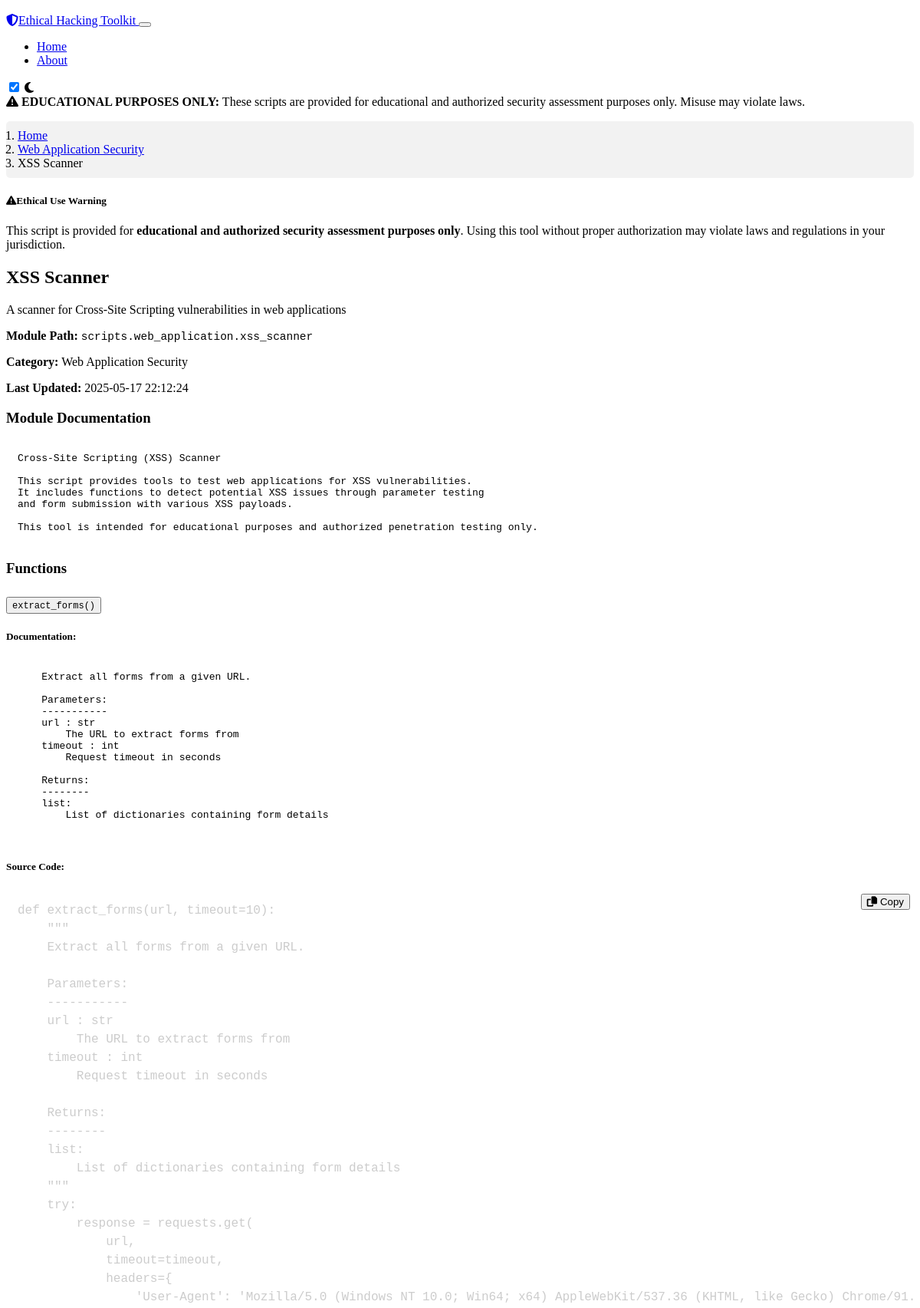
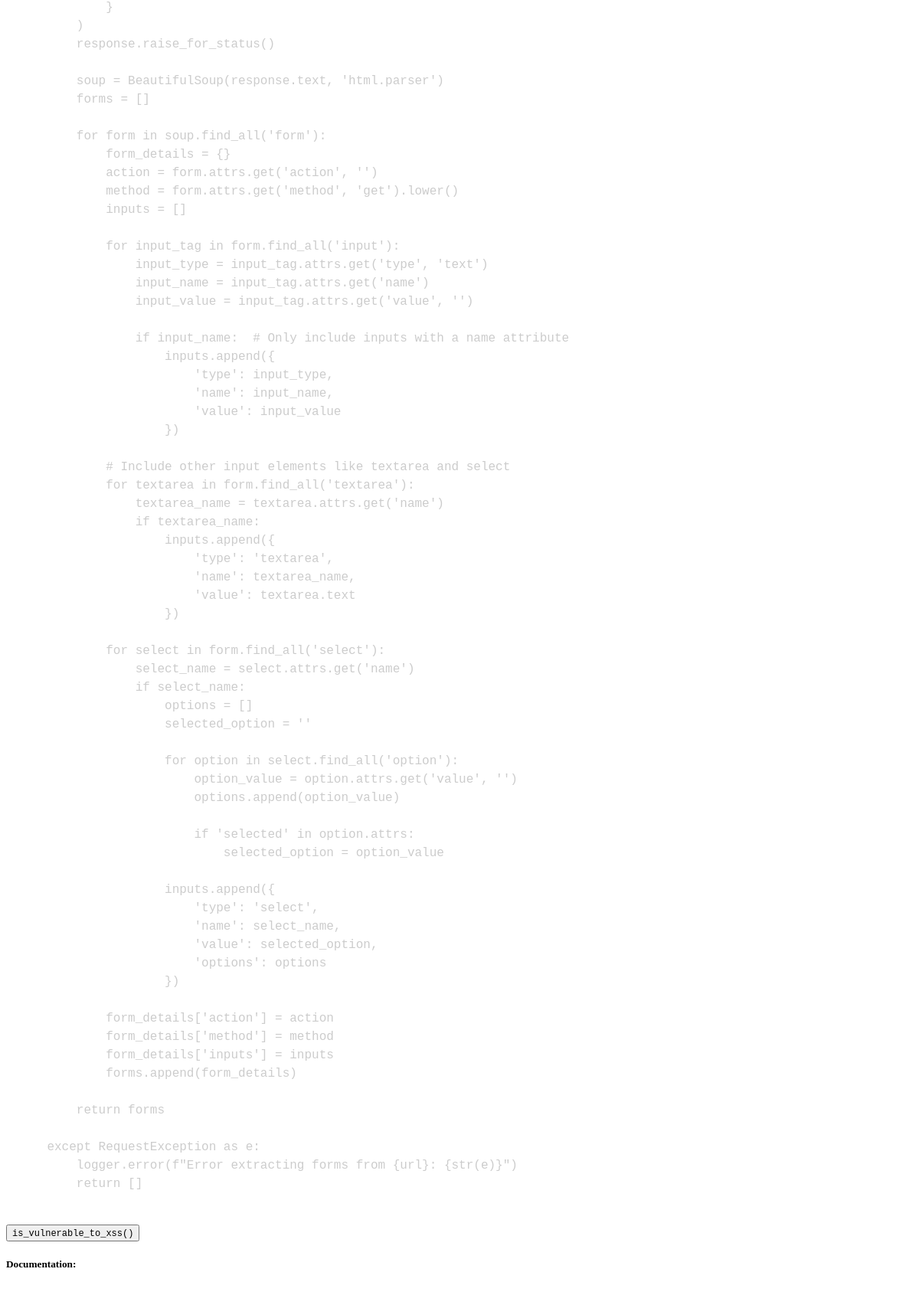
The app's page /script/2 (upper part) with its own data (2 pictures, top to bottom).
### models.py (models this page shows, shortened)
class Category(db.Model):
    id = db.Column(db.Integer, primary_key=True)
    name = db.Column(db.String(100), unique=True, nullable=False)
    description = db.Column(db.Text, nullable=False)
    icon = db.Column(db.String(50), nullable=True)
    scripts = db.relationship('Script', backref='category', lazy=True)

class Script(db.Model):
    id = db.Column(db.Integer, primary_key=True)
    title = db.Column(db.String(200), nullable=False)
    description = db.Column(db.Text, nullable=False)
    module_path = db.Column(db.String(255), unique=True, nullable=False)
    created_at = db.Column(db.DateTime, nullable=False, default=datetime.utcnow)
    updated_at = db.Column(db.DateTime, nullable=False, default=datetime.utcnow, onupdate=datetime.utcnow)
    category_id = db.Column(db.Integer, db.ForeignKey('category.id'), nullable=False)

### routes.py (the view)
@app.route('/script/<int:script_id>')
def script_view(script_id):
    script = Script.query.get_or_404(script_id)
    try:
        module_path = script.module_path
        module = importlib.import_module(module_path)
        source_code = inspect.getsource(module)
        module_doc = module.__doc__ or "No documentation available"
        functions = []
        for name, obj in inspect.getmembers(module):
            if inspect.isfunction(obj) and not name.startswith('_'):
                func_doc = obj.__doc__ or "No documentation available"
                func_source = inspect.getsource(obj)
                functions.append({
                    'name': name,
                    'doc': func_doc,
                    'source': func_source
                })
        return render_template('script_view.html',
                               script=script,
                               source_code=source_code,
                               module_doc=module_doc,
                               functions=functions)
    except Exception as e:
        logger.error(f"Error loading script {script.module_path}: {str(e)}")
        abort(500, description=f"Error loading script: {str(e)}")

### templates/script_view.html (shortened to what this page needs)
{% extends "layout.html" %}
{% block head %}
<link rel="stylesheet" href="https://cdnjs.cloudflare.com/ajax/libs/prism/1.24.1/themes/prism-tomorrow.min.css">
{% endblock %}
{% block content %}
<nav aria-label="breadcrumb">
    <ol class="breadcrumb">
        <li class="breadcrumb-item"><a href="{{ url_for('index') }}">Home</a></li>
        <li class="breadcrumb-item"><a href="{{ url_for('category', category_id=script.category_id) }}">{{ script.category.name }}</a></li>
        <li class="breadcrumb-item active" aria-current="page">{{ script.title }}</li>
    </ol>
</nav>
<div class="alert alert-danger">
    <h5><i class="fas fa-exclamation-triangle me-2"></i>Ethical Use Warning</h5>
    <p>This script is provided for <strong>educational and authorized security assessment purposes only</strong>.
       Using this tool without proper authorization may violate laws and regulations in your jurisdiction.</p>
</div>
<div class="card mb-4">
    <div class="card-header bg-dark">
        <h2 class="mb-0">{{ script.title }}</h2>
    </div>
    <div class="card-body">
        <p class="lead">{{ script.description }}</p>
        <p><strong>Module Path:</strong> <code>{{ script.module_path }}</code></p>
        <p><strong>Category:</strong> {{ script.category.name }}</p>
        <p><strong>Last Updated:</strong> {{ script.updated_at.strftime('%Y-%m-%d %H:%M:%S') }}</p>
    </div>
</div>
<div class="card mb-4">
    <div class="card-header bg-dark">
        <h3 class="mb-0">Module Documentation</h3>
    </div>
    <div class="card-body">
        <div class="bg-light p-3 rounded">
            <pre>{{ module_doc }}</pre>
        </div>
    </div>
</div>
<div class="card mb-4">
    <div class="card-header bg-dark">
        <h3 class="mb-0">Functions</h3>
    </div>
    <div class="card-body">
        <div class="accordion" id="functionAccordion">
            {% for function in functions %}
            <div class="accordion-item mb-3">
                <h2 class="accordion-header" id="heading{{ loop.index }}">
                    <button class="accordion-button collapsed" type="button" data-bs-toggle="collapse"
                            data-bs-target="#collapse{{ loop.index }}" aria-expanded="false"
                            aria-controls="collapse{{ loop.index }}">
                        <code>{{ function.name }}()</code>
                    </button>
                </h2>
                <div id="collapse{{ loop.index }}" class="accordion-collapse collapse"
                     aria-labelledby="heading{{ loop.index }}" data-bs-parent="#functionAccordion">
                    <div class="accordion-body">
                        <h5>Documentation:</h5>
                        <div class="bg-light p-3 rounded mb-3">
                            <pre>{{ function.doc }}</pre>
                        </div>
                        <h5>Source Code:</h5>
                        <div class="code-block">
                            <button class="btn btn-sm btn-outline-secondary copy-btn"
                                    data-code="{{ function.source }}">
                                <i class="fas fa-copy"></i> Copy
                            </button>
                            <pre><code class="language-python">{{ function.source }}</code></pre>
                        </div>
                    </div>
                </div>
            </div>
            {% endfor %}
        </div>
    </div>
</div>
{% endblock %}

### static/css/custom.css (style rules this page uses)
body { padding-top: 10px; min-height: 100vh; display: flex; flex-direction: column; }
.card { transition: transform 0.3s ease, box-shadow 0.3s ease; }
pre { padding: 15px; border-radius: 5px; overflow-x: auto; margin-bottom: 20px; }
code { font-family: 'Courier New', Courier, monospace; font-size: 0.9em; }
.alert { border-radius: 5px; }
.btn { transition: all 0.3s ease; }
.breadcrumb { background-color: rgba(0, 0, 0, 0.05); padding: 10px 15px; border-radius: 5px; margin-bottom: 20px; }

### templates/script_view.html (style rules this page uses)
.code-block { position: relative; margin-bottom: 1rem; }
.copy-btn { position: absolute; top: 5px; right: 5px; z-index: 100; }

### records on screen
Category: category.name "Web Application Security"
Script: title "XSS Scanner", description "A scanner for Cross-Site Scripting vulnerabilities in web applications", module_path "scripts.web_application.xss_scanner", updated_at "2025-05-17 22:12:24"

### other values on screen
{{ function.name }} "extract_forms" "is_vulnerable_to_xss"
